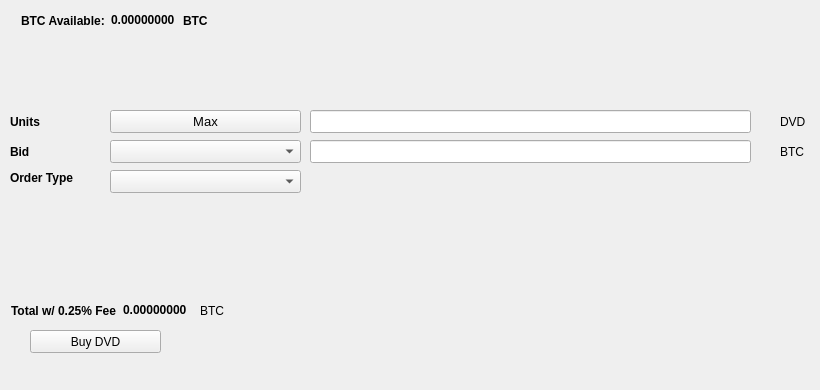
   <widget class="QWidget" name="BuyTab">
    <attribute name="title">
     <string>Buy</string>
    </attribute>
    <widget class="QPushButton" name="BuyDVD">
     <property name="geometry">
      <rect>
       <x>30</x>
       <y>330</y>
       <width>131</width>
       <height>23</height>
      </rect>
     </property>
     <property name="text">
      <string>Buy DVD</string>
     </property>
     <property name="icon">
      <iconset resource="../dividendcash.qrc">
       <normaloff>:/icons/bitcoin</normaloff>:/icons/bitcoin</iconset>
     </property>
    </widget>
    <widget class="QLabel" name="label_3">
     <property name="geometry">
      <rect>
       <x>10</x>
       <y>110</y>
       <width>46</width>
       <height>23</height>
      </rect>
     </property>
     <property name="font">
      <font>
       <weight>75</weight>
       <bold>true</bold>
      </font>
     </property>
     <property name="text">
      <string>Units</string>
     </property>
    </widget>
    <widget class="QLineEdit" name="UnitsInput">
     <property name="geometry">
      <rect>
       <x>310</x>
       <y>110</y>
       <width>441</width>
       <height>23</height>
      </rect>
     </property>
     <property name="font">
      <font>
       <pointsize>9</pointsize>
       <weight>75</weight>
       <bold>true</bold>
      </font>
     </property>
    </widget>
    <widget class="QLineEdit" name="BuyBidPriceEdit">
     <property name="geometry">
      <rect>
       <x>310</x>
       <y>140</y>
       <width>441</width>
       <height>23</height>
      </rect>
     </property>
     <property name="font">
      <font>
       <pointsize>9</pointsize>
       <weight>75</weight>
       <bold>true</bold>
      </font>
     </property>
    </widget>
    <widget class="QLabel" name="label_4">
     <property name="geometry">
      <rect>
       <x>780</x>
       <y>110</y>
       <width>31</width>
       <height>23</height>
      </rect>
     </property>
     <property name="text">
      <string>DVD</string>
     </property>
    </widget>
    <widget class="QLabel" name="label_5">
     <property name="geometry">
      <rect>
       <x>780</x>
       <y>140</y>
       <width>31</width>
       <height>23</height>
      </rect>
     </property>
     <property name="text">
      <string>BTC</string>
     </property>
    </widget>
    <widget class="QLabel" name="label_6">
     <property name="geometry">
      <rect>
       <x>10</x>
       <y>140</y>
       <width>46</width>
       <height>23</height>
      </rect>
     </property>
     <property name="font">
      <font>
       <weight>75</weight>
       <bold>true</bold>
      </font>
     </property>
     <property name="text">
      <string>Bid</string>
     </property>
    </widget>
    <widget class="QLabel" name="label_7">
     <property name="geometry">
      <rect>
       <x>10</x>
       <y>170</y>
       <width>91</width>
       <height>16</height>
      </rect>
     </property>
     <property name="font">
      <font>
       <weight>75</weight>
       <bold>true</bold>
      </font>
     </property>
     <property name="text">
      <string>Order Type</string>
     </property>
    </widget>
    <widget class="QPushButton" name="Buy_Max_Amount">
     <property name="geometry">
      <rect>
       <x>110</x>
       <y>110</y>
       <width>191</width>
       <height>23</height>
      </rect>
     </property>
     <property name="font">
      <font>
       <pointsize>10</pointsize>
      </font>
     </property>
     <property name="text">
      <string>Max</string>
     </property>
    </widget>
    <widget class="QComboBox" name="BuyBidcomboBox">
     <property name="geometry">
      <rect>
       <x>110</x>
       <y>140</y>
       <width>191</width>
       <height>23</height>
      </rect>
     </property>
     <property name="font">
      <font>
       <pointsize>10</pointsize>
      </font>
     </property>
    </widget>
    <widget class="QComboBox" name="buyOrdertypeCombo">
     <property name="geometry">
      <rect>
       <x>110</x>
       <y>170</y>
       <width>191</width>
       <height>23</height>
      </rect>
     </property>
     <property name="font">
      <font>
       <pointsize>10</pointsize>
      </font>
     </property>
    </widget>
    <widget class="QWidget" name="layoutWidget1">
     <property name="geometry">
      <rect>
       <x>21</x>
       <y>11</y>
       <width>227</width>
       <height>19</height>
      </rect>
     </property>
     <layout class="QHBoxLayout" name="horizontalLayout_3">
      <item>
       <widget class="QLabel" name="label232">
        <property name="font">
         <font>
          <weight>75</weight>
          <bold>true</bold>
         </font>
        </property>
        <property name="text">
         <string>BTC Available:</string>
        </property>
       </widget>
      </item>
      <item>
       <widget class="QLabel" name="BtcAvailableLbl">
        <property name="palette">
         <palette>
          <active>
           <colorrole role="WindowText">
            <brush brushstyle="SolidPattern">
             <color alpha="255">
              <red>0</red>
              <green>0</green>
              <blue>0</blue>
             </color>
            </brush>
           </colorrole>
           <colorrole role="Button">
            <brush brushstyle="SolidPattern">
             <color alpha="255">
              <red>0</red>
              <green>170</green>
              <blue>0</blue>
             </color>
            </brush>
           </colorrole>
           <colorrole role="Light">
            <brush brushstyle="SolidPattern">
             <color alpha="255">
              <red>0</red>
              <green>255</green>
              <blue>0</blue>
             </color>
            </brush>
           </colorrole>
           <colorrole role="Midlight">
            <brush brushstyle="SolidPattern">
             <color alpha="255">
              <red>0</red>
              <green>212</green>
              <blue>0</blue>
             </color>
            </brush>
           </colorrole>
           <colorrole role="Dark">
            <brush brushstyle="SolidPattern">
             <color alpha="255">
              <red>0</red>
              <green>85</green>
              <blue>0</blue>
             </color>
            </brush>
           </colorrole>
           <colorrole role="Mid">
            <brush brushstyle="SolidPattern">
             <color alpha="255">
              <red>0</red>
              <green>113</green>
              <blue>0</blue>
             </color>
            </brush>
           </colorrole>
           <colorrole role="Text">
            <brush brushstyle="SolidPattern">
             <color alpha="255">
              <red>0</red>
              <green>170</green>
              <blue>0</blue>
             </color>
            </brush>
           </colorrole>
           <colorrole role="BrightText">
            <brush brushstyle="SolidPattern">
             <color alpha="255">
              <red>255</red>
              <green>255</green>
              <blue>255</blue>
             </color>
            </brush>
           </colorrole>
           <colorrole role="ButtonText">
            <brush brushstyle="SolidPattern">
             <color alpha="255">
              <red>0</red>
              <green>0</green>
              <blue>0</blue>
             </color>
            </brush>
           </colorrole>
           <colorrole role="Base">
            <brush brushstyle="SolidPattern">
             <color alpha="255">
              <red>255</red>
              <green>255</green>
              <blue>255</blue>
             </color>
            </brush>
           </colorrole>
           <colorrole role="Window">
            <brush brushstyle="SolidPattern">
             <color alpha="255">
              <red>0</red>
              <green>170</green>
              <blue>0</blue>
             </color>
            </brush>
           </colorrole>
           <colorrole role="Shadow">
            <brush brushstyle="SolidPattern">
             <color alpha="255">
              <red>0</red>
              <green>0</green>
              <blue>0</blue>
             </color>
            </brush>
           </colorrole>
           <colorrole role="AlternateBase">
            <brush brushstyle="SolidPattern">
             <color alpha="255">
              <red>127</red>
              <green>212</green>
              <blue>127</blue>
             </color>
            </brush>
           </colorrole>
           <colorrole role="ToolTipBase">
            <brush brushstyle="SolidPattern">
             <color alpha="255">
              <red>255</red>
              <green>255</green>
              <blue>220</blue>
             </color>
            </brush>
           </colorrole>
           <colorrole role="ToolTipText">
            <brush brushstyle="SolidPattern">
             <color alpha="255">
              <red>0</red>
              <green>0</green>
              <blue>0</blue>
             </color>
            </brush>
           </colorrole>
          </active>
          <inactive>
           <colorrole role="WindowText">
            <brush brushstyle="SolidPattern">
             <color alpha="255">
              <red>0</red>
              <green>0</green>
              <blue>0</blue>
             </color>
            </brush>
           </colorrole>
           <colorrole role="Button">
            <brush brushstyle="SolidPattern">
             <color alpha="255">
              <red>0</red>
              <green>170</green>
              <blue>0</blue>
             </color>
            </brush>
           </colorrole>
           <colorrole role="Light">
            <brush brushstyle="SolidPattern">
             <color alpha="255">
              <red>0</red>
              <green>255</green>
              <blue>0</blue>
             </color>
            </brush>
           </colorrole>
           <colorrole role="Midlight">
            <brush brushstyle="SolidPattern">
             <color alpha="255">
              <red>0</red>
              <green>212</green>
              <blue>0</blue>
             </color>
            </brush>
           </colorrole>
           <colorrole role="Dark">
            <brush brushstyle="SolidPattern">
             <color alpha="255">
              <red>0</red>
              <green>85</green>
              <blue>0</blue>
             </color>
            </brush>
           </colorrole>
           <colorrole role="Mid">
            <brush brushstyle="SolidPattern">
             <color alpha="255">
              <red>0</red>
              <green>113</green>
              <blue>0</blue>
             </color>
            </brush>
           </colorrole>
           <colorrole role="Text">
            <brush brushstyle="SolidPattern">
             <color alpha="255">
              <red>0</red>
              <green>170</green>
              <blue>0</blue>
             </color>
            </brush>
           </colorrole>
           <colorrole role="BrightText">
            <brush brushstyle="SolidPattern">
             <color alpha="255">
              <red>255</red>
              <green>255</green>
              <blue>255</blue>
             </color>
            </brush>
           </colorrole>
           <colorrole role="ButtonText">
            <brush brushstyle="SolidPattern">
             <color alpha="255">
              <red>0</red>
              <green>0</green>
              <blue>0</blue>
             </color>
            </brush>
           </colorrole>
           <colorrole role="Base">
            <brush brushstyle="SolidPattern">
             <color alpha="255">
              <red>255</red>
              <green>255</green>
              <blue>255</blue>
             </color>
            </brush>
           </colorrole>
           <colorrole role="Window">
            <brush brushstyle="SolidPattern">
             <color alpha="255">
              <red>0</red>
              <green>170</green>
              <blue>0</blue>
             </color>
            </brush>
           </colorrole>
           <colorrole role="Shadow">
            <brush brushstyle="SolidPattern">
             <color alpha="255">
              <red>0</red>
              <green>0</green>
              <blue>0</blue>
             </color>
            </brush>
           </colorrole>
           <colorrole role="AlternateBase">
            <brush brushstyle="SolidPattern">
             <color alpha="255">
              <red>127</red>
              <green>212</green>
              <blue>127</blue>
             </color>
            </brush>
           </colorrole>
           <colorrole role="ToolTipBase">
            <brush brushstyle="SolidPattern">
             <color alpha="255">
              <red>255</red>
              <green>255</green>
              <blue>220</blue>
             </color>
            </brush>
           </colorrole>
           <colorrole role="ToolTipText">
            <brush brushstyle="SolidPattern">
             <color alpha="255">
              <red>0</red>
              <green>0</green>
              <blue>0</blue>
             </color>
            </brush>
           </colorrole>
          </inactive>
          <disabled>
           <colorrole role="WindowText">
            <brush brushstyle="SolidPattern">
             <color alpha="255">
              <red>0</red>
              <green>85</green>
              <blue>0</blue>
             </color>
            </brush>
           </colorrole>
           <colorrole role="Button">
            <brush brushstyle="SolidPattern">
             <color alpha="255">
              <red>0</red>
              <green>170</green>
              <blue>0</blue>
             </color>
            </brush>
           </colorrole>
           <colorrole role="Light">
            <brush brushstyle="SolidPattern">
             <color alpha="255">
              <red>0</red>
              <green>255</green>
              <blue>0</blue>
             </color>
            </brush>
           </colorrole>
           <colorrole role="Midlight">
            <brush brushstyle="SolidPattern">
             <color alpha="255">
              <red>0</red>
              <green>212</green>
              <blue>0</blue>
             </color>
            </brush>
           </colorrole>
           <colorrole role="Dark">
            <brush brushstyle="SolidPattern">
             <color alpha="255">
              <red>0</red>
              <green>85</green>
              <blue>0</blue>
             </color>
            </brush>
           </colorrole>
           <colorrole role="Mid">
            <brush brushstyle="SolidPattern">
             <color alpha="255">
              <red>0</red>
              <green>113</green>
              <blue>0</blue>
             </color>
            </brush>
           </colorrole>
           <colorrole role="Text">
            <brush brushstyle="SolidPattern">
             <color alpha="255">
              <red>0</red>
              <green>85</green>
              <blue>0</blue>
             </color>
            </brush>
           </colorrole>
           <colorrole role="BrightText">
            <brush brushstyle="SolidPattern">
             <color alpha="255">
              <red>255</red>
              <green>255</green>
              <blue>255</blue>
             </color>
            </brush>
           </colorrole>
           <colorrole role="ButtonText">
            <brush brushstyle="SolidPattern">
             <color alpha="255">
              <red>0</red>
              <green>85</green>
              <blue>0</blue>
             </color>
            </brush>
           </colorrole>
           <colorrole role="Base">
            <brush brushstyle="SolidPattern">
             <color alpha="255">
              <red>0</red>
              <green>170</green>
              <blue>0</blue>
             </color>
            </brush>
           </colorrole>
           <colorrole role="Window">
            <brush brushstyle="SolidPattern">
             <color alpha="255">
              <red>0</red>
              <green>170</green>
              <blue>0</blue>
             </color>
            </brush>
           </colorrole>
           <colorrole role="Shadow">
            <brush brushstyle="SolidPattern">
             <color alpha="255">
              <red>0</red>
              <green>0</green>
              <blue>0</blue>
             </color>
            </brush>
           </colorrole>
           <colorrole role="AlternateBase">
            <brush brushstyle="SolidPattern">
             <color alpha="255">
              <red>0</red>
              <green>170</green>
              <blue>0</blue>
             </color>
            </brush>
           </colorrole>
           <colorrole role="ToolTipBase">
            <brush brushstyle="SolidPattern">
             <color alpha="255">
              <red>255</red>
              <green>255</green>
              <blue>220</blue>
             </color>
            </brush>
           </colorrole>
           <colorrole role="ToolTipText">
            <brush brushstyle="SolidPattern">
             <color alpha="255">
              <red>0</red>
              <green>0</green>
              <blue>0</blue>
             </color>
            </brush>
           </colorrole>
          </disabled>
         </palette>
        </property>
        <property name="font">
         <font>
          <weight>75</weight>
          <bold>true</bold>
         </font>
        </property>
        <property name="text">
         <string>0.00000000</string>
        </property>
        <property name="textInteractionFlags">
         <set>Qt::LinksAccessibleByMouse|Qt::TextSelectableByKeyboard|Qt::TextSelectableByMouse</set>
        </property>
       </widget>
      </item>
      <item>
       <widget class="QLabel" name="BtcAvailableLbl_2">
        <property name="font">
         <font>
          <weight>75</weight>
          <bold>true</bold>
         </font>
        </property>
        <property name="text">
         <string>BTC</string>
        </property>
       </widget>
      </item>
     </layout>
    </widget>
    <widget class="QWidget" name="layoutWidge2">
     <property name="geometry">
      <rect>
       <x>11</x>
       <y>301</y>
       <width>259</width>
       <height>19</height>
      </rect>
     </property>
     <layout class="QHBoxLayout" name="horizontalLayout_4">
      <item>
       <widget class="QLabel" name="label_9">
        <property name="font">
         <font>
          <weight>75</weight>
          <bold>true</bold>
         </font>
        </property>
        <property name="text">
         <string>Total w/ 0.25% Fee</string>
        </property>
       </widget>
      </item>
      <item>
       <widget class="QLabel" name="BuyCostLabel">
        <property name="palette">
         <palette>
          <active>
           <colorrole role="WindowText">
            <brush brushstyle="SolidPattern">
             <color alpha="255">
              <red>0</red>
              <green>0</green>
              <blue>0</blue>
             </color>
            </brush>
           </colorrole>
           <colorrole role="Button">
            <brush brushstyle="SolidPattern">
             <color alpha="255">
              <red>0</red>
              <green>170</green>
              <blue>0</blue>
             </color>
            </brush>
           </colorrole>
           <colorrole role="Light">
            <brush brushstyle="SolidPattern">
             <color alpha="255">
              <red>0</red>
              <green>255</green>
              <blue>0</blue>
             </color>
            </brush>
           </colorrole>
           <colorrole role="Midlight">
            <brush brushstyle="SolidPattern">
             <color alpha="255">
              <red>0</red>
              <green>212</green>
              <blue>0</blue>
             </color>
            </brush>
           </colorrole>
           <colorrole role="Dark">
            <brush brushstyle="SolidPattern">
             <color alpha="255">
              <red>0</red>
              <green>85</green>
              <blue>0</blue>
             </color>
            </brush>
           </colorrole>
           <colorrole role="Mid">
            <brush brushstyle="SolidPattern">
             <color alpha="255">
              <red>0</red>
              <green>113</green>
              <blue>0</blue>
             </color>
            </brush>
           </colorrole>
           <colorrole role="Text">
            <brush brushstyle="SolidPattern">
             <color alpha="255">
              <red>0</red>
              <green>170</green>
              <blue>0</blue>
             </color>
            </brush>
           </colorrole>
           <colorrole role="BrightText">
            <brush brushstyle="SolidPattern">
             <color alpha="255">
              <red>255</red>
              <green>255</green>
              <blue>255</blue>
             </color>
            </brush>
           </colorrole>
           <colorrole role="ButtonText">
            <brush brushstyle="SolidPattern">
             <color alpha="255">
              <red>0</red>
              <green>0</green>
              <blue>0</blue>
             </color>
            </brush>
           </colorrole>
           <colorrole role="Base">
            <brush brushstyle="SolidPattern">
             <color alpha="255">
              <red>255</red>
              <green>255</green>
              <blue>255</blue>
             </color>
            </brush>
           </colorrole>
           <colorrole role="Window">
            <brush brushstyle="SolidPattern">
             <color alpha="255">
              <red>0</red>
              <green>170</green>
              <blue>0</blue>
             </color>
            </brush>
           </colorrole>
           <colorrole role="Shadow">
            <brush brushstyle="SolidPattern">
             <color alpha="255">
              <red>0</red>
              <green>0</green>
              <blue>0</blue>
             </color>
            </brush>
           </colorrole>
           <colorrole role="AlternateBase">
            <brush brushstyle="SolidPattern">
             <color alpha="255">
              <red>127</red>
              <green>212</green>
              <blue>127</blue>
             </color>
            </brush>
           </colorrole>
           <colorrole role="ToolTipBase">
            <brush brushstyle="SolidPattern">
             <color alpha="255">
              <red>255</red>
              <green>255</green>
              <blue>220</blue>
             </color>
            </brush>
           </colorrole>
           <colorrole role="ToolTipText">
            <brush brushstyle="SolidPattern">
             <color alpha="255">
              <red>0</red>
              <green>0</green>
              <blue>0</blue>
             </color>
            </brush>
           </colorrole>
          </active>
          <inactive>
           <colorrole role="WindowText">
            <brush brushstyle="SolidPattern">
             <color alpha="255">
              <red>0</red>
              <green>0</green>
              <blue>0</blue>
             </color>
            </brush>
           </colorrole>
           <colorrole role="Button">
            <brush brushstyle="SolidPattern">
             <color alpha="255">
              <red>0</red>
              <green>170</green>
              <blue>0</blue>
             </color>
            </brush>
           </colorrole>
           <colorrole role="Light">
            <brush brushstyle="SolidPattern">
             <color alpha="255">
              <red>0</red>
              <green>255</green>
              <blue>0</blue>
             </color>
            </brush>
           </colorrole>
           <colorrole role="Midlight">
            <brush brushstyle="SolidPattern">
             <color alpha="255">
              <red>0</red>
              <green>212</green>
              <blue>0</blue>
             </color>
            </brush>
           </colorrole>
           <colorrole role="Dark">
            <brush brushstyle="SolidPattern">
             <color alpha="255">
              <red>0</red>
              <green>85</green>
              <blue>0</blue>
             </color>
            </brush>
           </colorrole>
           <colorrole role="Mid">
            <brush brushstyle="SolidPattern">
             <color alpha="255">
              <red>0</red>
              <green>113</green>
              <blue>0</blue>
             </color>
            </brush>
           </colorrole>
           <colorrole role="Text">
            <brush brushstyle="SolidPattern">
             <color alpha="255">
              <red>0</red>
              <green>170</green>
              <blue>0</blue>
             </color>
            </brush>
           </colorrole>
           <colorrole role="BrightText">
            <brush brushstyle="SolidPattern">
             <color alpha="255">
              <red>255</red>
              <green>255</green>
              <blue>255</blue>
             </color>
            </brush>
           </colorrole>
           <colorrole role="ButtonText">
            <brush brushstyle="SolidPattern">
             <color alpha="255">
              <red>0</red>
              <green>0</green>
              <blue>0</blue>
             </color>
            </brush>
           </colorrole>
           <colorrole role="Base">
            <brush brushstyle="SolidPattern">
             <color alpha="255">
              <red>255</red>
              <green>255</green>
              <blue>255</blue>
             </color>
            </brush>
           </colorrole>
           <colorrole role="Window">
            <brush brushstyle="SolidPattern">
             <color alpha="255">
              <red>0</red>
              <green>170</green>
              <blue>0</blue>
             </color>
            </brush>
           </colorrole>
           <colorrole role="Shadow">
            <brush brushstyle="SolidPattern">
             <color alpha="255">
              <red>0</red>
              <green>0</green>
              <blue>0</blue>
             </color>
            </brush>
           </colorrole>
           <colorrole role="AlternateBase">
            <brush brushstyle="SolidPattern">
             <color alpha="255">
              <red>127</red>
              <green>212</green>
              <blue>127</blue>
             </color>
            </brush>
           </colorrole>
           <colorrole role="ToolTipBase">
            <brush brushstyle="SolidPattern">
             <color alpha="255">
              <red>255</red>
              <green>255</green>
              <blue>220</blue>
             </color>
            </brush>
           </colorrole>
           <colorrole role="ToolTipText">
            <brush brushstyle="SolidPattern">
             <color alpha="255">
              <red>0</red>
              <green>0</green>
              <blue>0</blue>
             </color>
            </brush>
           </colorrole>
          </inactive>
          <disabled>
           <colorrole role="WindowText">
            <brush brushstyle="SolidPattern">
             <color alpha="255">
              <red>0</red>
              <green>85</green>
              <blue>0</blue>
             </color>
            </brush>
           </colorrole>
           <colorrole role="Button">
            <brush brushstyle="SolidPattern">
             <color alpha="255">
              <red>0</red>
              <green>170</green>
              <blue>0</blue>
             </color>
            </brush>
           </colorrole>
           <colorrole role="Light">
            <brush brushstyle="SolidPattern">
             <color alpha="255">
              <red>0</red>
              <green>255</green>
              <blue>0</blue>
             </color>
            </brush>
           </colorrole>
           <colorrole role="Midlight">
            <brush brushstyle="SolidPattern">
             <color alpha="255">
              <red>0</red>
              <green>212</green>
              <blue>0</blue>
             </color>
            </brush>
           </colorrole>
           <colorrole role="Dark">
            <brush brushstyle="SolidPattern">
             <color alpha="255">
              <red>0</red>
              <green>85</green>
              <blue>0</blue>
             </color>
            </brush>
           </colorrole>
           <colorrole role="Mid">
            <brush brushstyle="SolidPattern">
             <color alpha="255">
              <red>0</red>
              <green>113</green>
              <blue>0</blue>
             </color>
            </brush>
           </colorrole>
           <colorrole role="Text">
            <brush brushstyle="SolidPattern">
             <color alpha="255">
              <red>0</red>
              <green>85</green>
              <blue>0</blue>
             </color>
            </brush>
           </colorrole>
           <colorrole role="BrightText">
            <brush brushstyle="SolidPattern">
             <color alpha="255">
              <red>255</red>
              <green>255</green>
              <blue>255</blue>
             </color>
            </brush>
           </colorrole>
           <colorrole role="ButtonText">
            <brush brushstyle="SolidPattern">
             <color alpha="255">
              <red>0</red>
              <green>85</green>
              <blue>0</blue>
             </color>
            </brush>
           </colorrole>
           <colorrole role="Base">
            <brush brushstyle="SolidPattern">
             <color alpha="255">
              <red>0</red>
              <green>170</green>
              <blue>0</blue>
             </color>
            </brush>
           </colorrole>
           <colorrole role="Window">
            <brush brushstyle="SolidPattern">
             <color alpha="255">
              <red>0</red>
              <green>170</green>
              <blue>0</blue>
             </color>
            </brush>
           </colorrole>
           <colorrole role="Shadow">
            <brush brushstyle="SolidPattern">
             <color alpha="255">
              <red>0</red>
              <green>0</green>
              <blue>0</blue>
             </color>
            </brush>
           </colorrole>
           <colorrole role="AlternateBase">
            <brush brushstyle="SolidPattern">
             <color alpha="255">
              <red>0</red>
              <green>170</green>
              <blue>0</blue>
             </color>
            </brush>
           </colorrole>
           <colorrole role="ToolTipBase">
            <brush brushstyle="SolidPattern">
             <color alpha="255">
              <red>255</red>
              <green>255</green>
              <blue>220</blue>
             </color>
            </brush>
           </colorrole>
           <colorrole role="ToolTipText">
            <brush brushstyle="SolidPattern">
             <color alpha="255">
              <red>0</red>
              <green>0</green>
              <blue>0</blue>
             </color>
            </brush>
           </colorrole>
          </disabled>
         </palette>
        </property>
        <property name="font">
         <font>
          <weight>75</weight>
          <bold>true</bold>
         </font>
        </property>
        <property name="autoFillBackground">
         <bool>false</bool>
        </property>
        <property name="text">
         <string>0.00000000</string>
        </property>
        <property name="textInteractionFlags">
         <set>Qt::LinksAccessibleByMouse|Qt::TextSelectableByMouse</set>
        </property>
       </widget>
      </item>
      <item>
       <widget class="QLabel" name="label_10">
        <property name="font">
         <font>
          <weight>50</weight>
          <bold>false</bold>
         </font>
        </property>
        <property name="text">
         <string>BTC</string>
        </property>
       </widget>
      </item>
     </layout>
    </widget>
    <widget class="QLabel" name="label_24">
     <property name="geometry">
      <rect>
       <x>460</x>
       <y>300</y>
       <width>281</width>
       <height>81</height>
      </rect>
     </property>
     <property name="text">
      <string/>
     </property>
     <property name="pixmap">
      <pixmap>:/images/bittrex</pixmap>
     </property>
    </widget>
   </widget>
